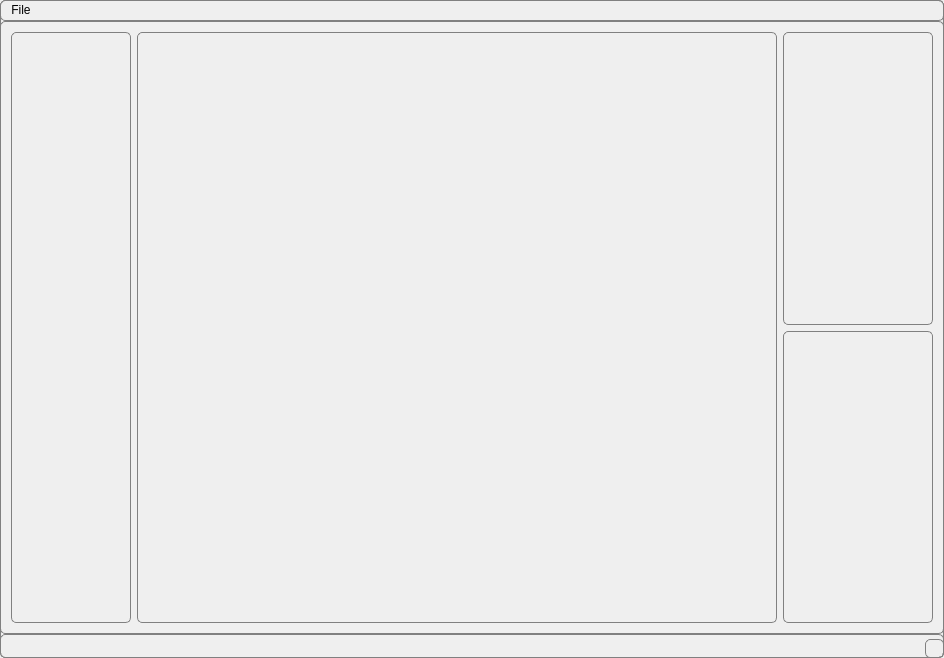
<?xml version="1.0" encoding="UTF-8"?>
<ui version="4.0">
 <class>MainView</class>
 <widget class="QMainWindow" name="MainView">
  <property name="geometry">
   <rect>
    <x>0</x>
    <y>0</y>
    <width>944</width>
    <height>658</height>
   </rect>
  </property>
  <property name="windowTitle">
   <string>Image Annotation Tool</string>
  </property>
  <property name="styleSheet">
   <string notr="true">border: 1px solid gray;
border-radius: 5px;</string>
  </property>
  <widget class="QWidget" name="centralWidget">
   <layout class="QHBoxLayout" name="horizontalLayout">
    <item>
     <layout class="QGridLayout" name="gridLayout">
      <item row="0" column="0" rowspan="2">
       <widget class="ImageCollectionView" name="annotatedImagesView" native="true">
        <property name="minimumSize">
         <size>
          <width>120</width>
          <height>0</height>
         </size>
        </property>
        <property name="styleSheet">
         <string notr="true"/>
        </property>
       </widget>
      </item>
      <item row="0" column="1" rowspan="2">
       <widget class="AnnotatedImageView" name="imageViewer" native="true">
        <property name="sizePolicy">
         <sizepolicy hsizetype="MinimumExpanding" vsizetype="MinimumExpanding">
          <horstretch>1</horstretch>
          <verstretch>1</verstretch>
         </sizepolicy>
        </property>
        <property name="styleSheet">
         <string notr="true"/>
        </property>
       </widget>
      </item>
      <item row="0" column="2">
       <widget class="QWidget" name="annotationsViewer" native="true"/>
      </item>
      <item row="1" column="2">
       <widget class="QWidget" name="annotationProperties" native="true">
        <property name="minimumSize">
         <size>
          <width>150</width>
          <height>0</height>
         </size>
        </property>
       </widget>
      </item>
     </layout>
    </item>
   </layout>
  </widget>
  <widget class="QMenuBar" name="menuBar">
   <property name="geometry">
    <rect>
     <x>0</x>
     <y>0</y>
     <width>944</width>
     <height>23</height>
    </rect>
   </property>
   <widget class="QMenu" name="menuOpen_Folder">
    <property name="title">
     <string>File</string>
    </property>
    <addaction name="actionOpen_Image"/>
    <addaction name="actionOpen_Folder"/>
   </widget>
   <addaction name="menuOpen_Folder"/>
  </widget>
  <widget class="QStatusBar" name="statusBar"/>
  <action name="actionOpen_Image">
   <property name="text">
    <string>Open Image</string>
   </property>
   <property name="shortcut">
    <string>Ctrl+O</string>
   </property>
  </action>
  <action name="actionOpen_Folder">
   <property name="text">
    <string>Open Folder</string>
   </property>
   <property name="toolTip">
    <string>Open a folder with images</string>
   </property>
   <property name="shortcut">
    <string>Ctrl+Shift+O</string>
   </property>
  </action>
 </widget>
 <layoutdefault spacing="6" margin="11"/>
 <customwidgets>
  <customwidget>
   <class>AnnotatedImageView</class>
   <extends>QWidget</extends>
   <header>Views/annotatedimageview.h</header>
   <container>1</container>
  </customwidget>
  <customwidget>
   <class>ImageCollectionView</class>
   <extends>QWidget</extends>
   <header>Views/imagecollectionview.h</header>
   <container>1</container>
  </customwidget>
 </customwidgets>
 <resources/>
 <connections/>
 <slots>
  <signal>signal1()</signal>
 </slots>
</ui>
